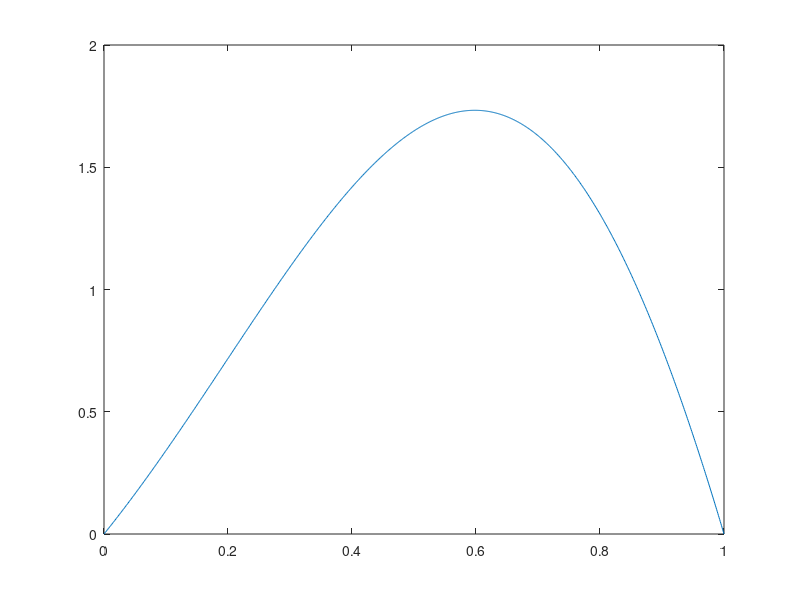

Reproduce this figure in MATLAB. (Note: this script raises an error after producing the figure.)
close all;
sol=@(x)  exp(x).*sin(pi*x);
vec=0:0.001:1;
plot(vec,sol(vec));hold all;
[x,y]=rk22(1/32,1);
plot(x,y);
[x,y]=rk22(1/32,0.5);
plot(x,y);
